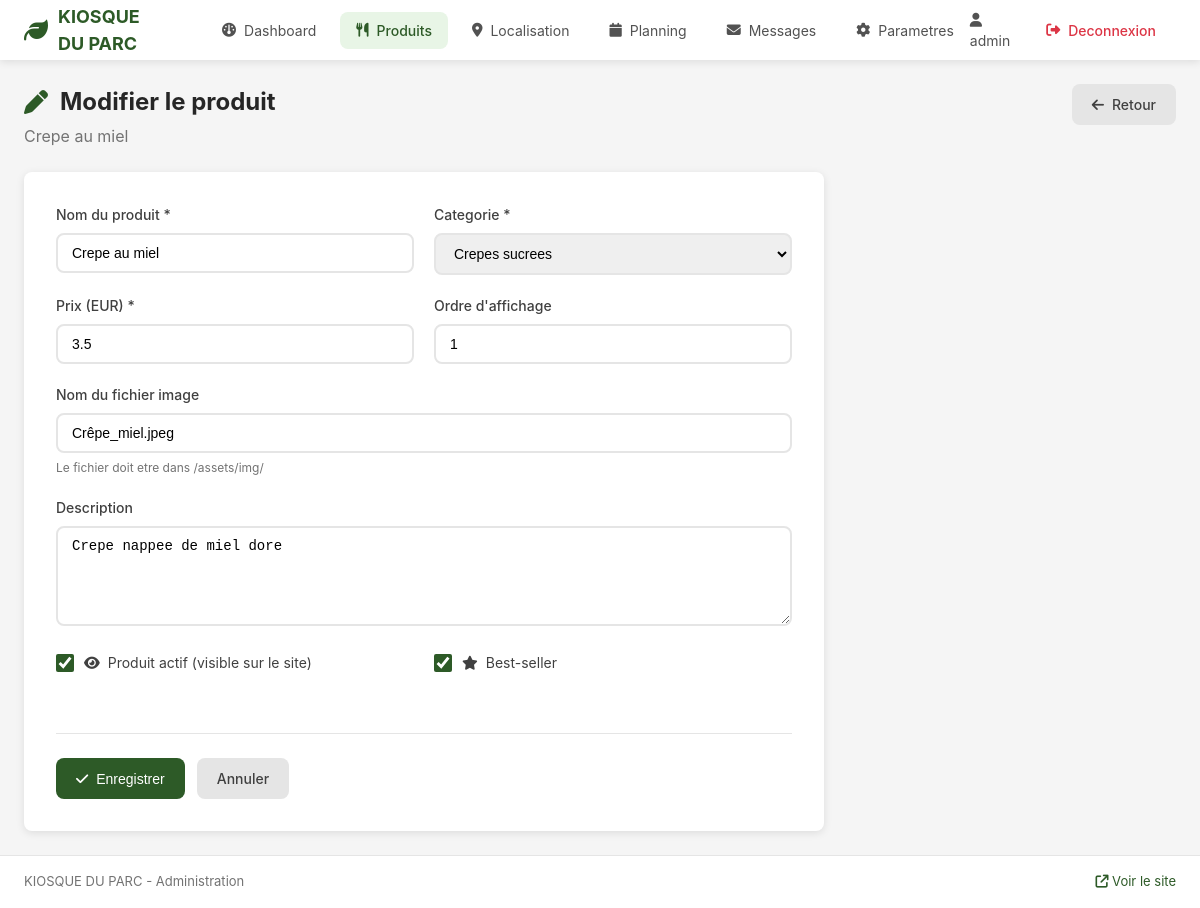
The page /admin/products/1/edit (signed in) on the database its author committed.
### app/models.py (models this page shows)
class Product(Base):
    __tablename__ = "products"
    id = Column(Integer, primary_key=True, index=True)
    name = Column(String(100), nullable=False)
    category = Column(String(50), nullable=False)  # Uses ProductCategory values
    price = Column(Float, nullable=False)
    image_filename = Column(String(255), nullable=True)
    description = Column(Text, nullable=True)
    is_active = Column(Boolean, default=True)
    is_best_seller = Column(Boolean, default=False)
    display_order = Column(Integer, default=0)

### app/routers/admin.py (the view)
@router.get("/products/{product_id}/edit", response_class=HTMLResponse)
def product_edit(
    request: Request,
    product_id: int,
    admin: dict = Depends(admin_required),
    db: Session = Depends(get_db)
):
    product = get_product(db, product_id)
    if not product:
        raise HTTPException(status_code=404, detail="Product not found")
    return templates.TemplateResponse("admin/product_form.html", {
        "request": request,
        "admin": admin,
        "product": product,
        "categories": CATEGORY_NAMES,
        "error": None
    })

### templates/admin/product_form.html (shortened to what this page needs)
{% extends "admin/base.html" %}
{% block content %}
<div class="page-header">
    <div>
        <h1>
            <i class="fa-solid fa-{% if product %}pen{% else %}plus{% endif %}"></i>
            {% if product %}Modifier le produit{% else %}Nouveau produit{% endif %}
        </h1>
        <p>{% if product %}{{ product.name }}{% else %}Ajouter un nouveau produit au menu{% endif %}</p>
    </div>
    <a href="/admin/products" class="btn btn-secondary">
        <i class="fa-solid fa-arrow-left"></i> Retour
    </a>
</div>
<div class="form-container">
    <form method="POST" class="admin-form">
        <div class="form-row">
            <div class="form-group">
                <label for="name">Nom du produit *</label>
                <input type="text" id="name" name="name" required
                       value="{{ product.name if product else '' }}"
                       placeholder="Ex: Crepe au chocolat">
            </div>
            <div class="form-group">
                <label for="category">Categorie *</label>
                <select id="category" name="category" required>
                    {% for value, label in categories.items() %}
                    <option value="{{ value }}"
                            {% if product and product.category == value %}selected{% endif %}>
                        {{ label }}
                    </option>
                    {% endfor %}
                </select>
            </div>
        </div>
        <div class="form-row">
            <div class="form-group">
                <label for="price">Prix (EUR) *</label>
                <input type="number" id="price" name="price" step="0.10" min="0" required
                       value="{{ product.price if product else '' }}"
                       placeholder="5.90">
            </div>
            <div class="form-group">
                <label for="display_order">Ordre d'affichage</label>
                <input type="number" id="display_order" name="display_order" min="0"
                       value="{{ product.display_order if product else 0 }}">
            </div>
        </div>
        <div class="form-group">
            <label for="image_filename">Nom du fichier image</label>
            <input type="text" id="image_filename" name="image_filename"
                   value="{{ product.image_filename if product else '' }}"
                   placeholder="Ex: Crêpe_chocolat.jpeg">
            <small>Le fichier doit etre dans /assets/img/</small>
        </div>
        <div class="form-group">
            <label for="description">Description</label>
            <textarea id="description" name="description" rows="3"
                      placeholder="Description courte du produit">{{ product.description if product else '' }}</textarea>
        </div>
        <div class="form-row">
            <div class="form-group checkbox-group">
                <label>
                    <input type="checkbox" name="is_active" value="true"
                           {% if not product or product.is_active %}checked{% endif %}>
                    <span class="checkbox-label">
                        <i class="fa-solid fa-eye"></i> Produit actif (visible sur le site)
                    </span>
                </label>
            </div>
            <div class="form-group checkbox-group">
                <label>
                    <input type="checkbox" name="is_best_seller" value="true"
                           {% if product and product.is_best_seller %}checked{% endif %}>
                    <span class="checkbox-label">
                        <i class="fa-solid fa-star"></i> Best-seller
                    </span>
                </label>
            </div>
        </div>
        <div class="form-actions">
            <button type="submit" class="btn btn-primary">
                <i class="fa-solid fa-check"></i>
                {% if product %}Enregistrer{% else %}Creer le produit{% endif %}
            </button>
            <a href="/admin/products" class="btn btn-secondary">Annuler</a>
        </div>
    </form>
</div>
{% endblock %}

### static/admin.css (style rules this page uses)
:root { --primary: #2d5a27; --primary-dark: #1e3d1a; --primary-light: #e8f5e6; --gold: #c9a227; --caramel: #d4a574; --danger: #dc3545; --danger-light: #f8d7da; --success: #28a745; --success-light: #d4edda; --gray-50: #fafafa; --gray-100: #f5f5f5; --gray-200: #e5e5e5; --gray-300: #d4d4d4; --gray-400: #a3a3a3; --gray-500: #737373; --gray-600: #525252; --gray-700: #404040; --gray-800: #262626; --gray-900: #171717; --white: #ffffff; --shadow: 0 2px 8px rgba(0,0,0,0.1); --radius: 8px; }
* { box-sizing: border-box; margin: 0; padding: 0; }
body { font-family: -apple-system, BlinkMacSystemFont, 'Segoe UI', Roboto, sans-serif; background: var(--gray-100); color: var(--gray-800); line-height: 1.5; min-height: 100vh; display: flex; flex-direction: column; }
.btn { display: inline-flex; align-items: center; justify-content: center; gap: 8px; padding: 10px 20px; border: none; border-radius: var(--radius); font-size: 14px; font-weight: 500; cursor: pointer; text-decoration: none; transition: all 0.2s; }
.btn-primary { background: var(--primary); color: var(--white); }
.btn-secondary { background: var(--gray-200); color: var(--gray-700); }
.page-header { display: flex; justify-content: space-between; align-items: flex-start; margin-bottom: 24px; }
.page-header h1 { font-size: 24px; color: var(--gray-800); display: flex; align-items: center; gap: 12px; }
.page-header h1 i { color: var(--primary); }
.page-header p { color: var(--gray-500); margin-top: 4px; }
.form-container { background: var(--white); border-radius: var(--radius); padding: 32px; box-shadow: var(--shadow); max-width: 800px; }
.admin-form .form-group { margin-bottom: 20px; }
.admin-form label { display: block; font-size: 14px; font-weight: 500; color: var(--gray-700); margin-bottom: 8px; }
.admin-form input[type="text"], .admin-form input[type="number"], .admin-form input[type="url"], .admin-form input[type="time"], .admin-form select, .admin-form textarea { width: 100%; padding: 10px 14px; border: 2px solid var(--gray-200); border-radius: var(--radius); font-size: 14px; transition: border-color 0.2s; }
.admin-form small { display: block; margin-top: 6px; font-size: 12px; color: var(--gray-500); }
.admin-form textarea { resize: vertical; min-height: 100px; }
.form-row { display: grid; grid-template-columns: repeat(auto-fit, minmax(200px, 1fr)); gap: 20px; }
.checkbox-group label { display: flex; align-items: center; gap: 10px; cursor: pointer; }
.checkbox-group input[type="checkbox"] { width: 18px; height: 18px; accent-color: var(--primary); }
.checkbox-label { display: flex; align-items: center; gap: 8px; font-weight: normal; }
.form-actions { display: flex; gap: 12px; margin-top: 32px; padding-top: 24px; border-top: 1px solid var(--gray-200); }

### rows shown on the page
Product: name "Crepe au miel", category "Crepes sucrees", price "3.5", display_order "1", image_filename "Crêpe_miel.jpeg", description "Crepe nappee de miel dore", is_active "☑", is_best_seller "☑"

### other values the page prints
{{ admin.username }} "admin"
